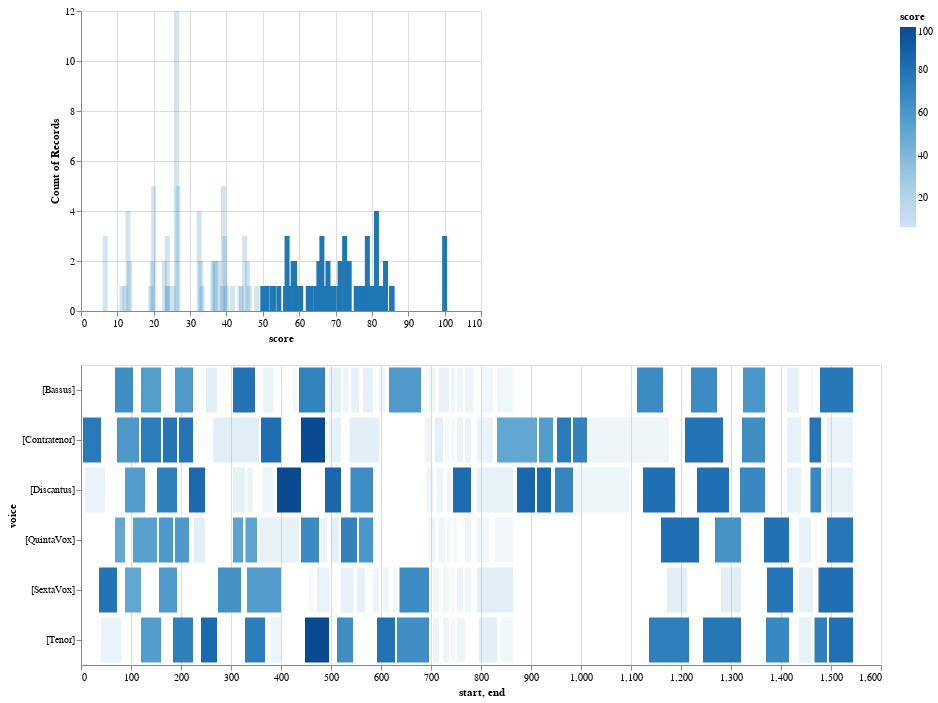

This figure's notebook cell:
### Code cell
ngrams = model.getNgrams(df=model.getMelodic(kind='d', directed=True, compound=True, unit=0), n=-1)
ngrams_dur = model.getDuration(df=model.getMelodic(kind='d', directed=True, compound=True, unit=0), n=-1, mask_df=ngrams)
viz.plot_close_match_heatmap(ngrams, '2, -3, 1, 1, -2, -2, 2, 2, 2, 2, -2, -2, 1, -2, 2', algorithm='w', ngrams_duration=ngrams_dur, interval_type='d')

### Figure 1 — Vega-Lite specification as saved in the notebook (floating-point values rounded to 4 significant figures; data arrays with more than 128 entries replaced by an {"elided": "..."} marker saying what was removed)
{"config": {"view": {"continuousWidth": 400, "continuousHeight": 300}}, "vconcat": [{"mark": "bar", "encoding": {"color": {"value": "#1f77b4"}, "opacity": {"condition": {"value": 1, "test": "(datum.score >= SelectorName.cutoff)"}, "value": 0.2}, "x": {"type": "quantitative", "field": "score"}, "y": {"type": "quantitative", "aggregate": "count", "field": "score"}}}, {"mark": "bar", "encoding": {"color": {"type": "quantitative", "field": "score"}, "opacity": {"condition": {"value": 1, "test": "(datum.score > SelectorName.cutoff)"}, "value": 0.2}, "tooltip": [{"type": "quantitative", "field": "start"}, {"type": "quantitative", "field": "end"}, {"type": "nominal", "field": "pattern"}, {"type": "quantitative", "field": "score"}], "x": {"type": "quantitative", "field": "start"}, "x2": {"field": "end"}, "y": {"type": "nominal", "field": "voice"}}, "height": 300, "selection": {"SelectorName": {"type": "single", "fields": ["cutoff"], "bind": {"input": "range", "max": 100, "min": 0, "name": "cutoff:", "step": 1}, "init": {"cutoff": 50}}, "selector002": {"type": "interval", "bind": "scales", "encodings": ["x", "y"]}}, "width": 800}], "data": {"name": "data-e7f015105459f52e573cfbc42f30f642"}, "$schema": "https://vega.github.io/schema/vega-lite/v4.8.1.json", "datasets": {"data-e7f015105459f52e573cfbc42f30f642": {"elided": "152 records"}}}
